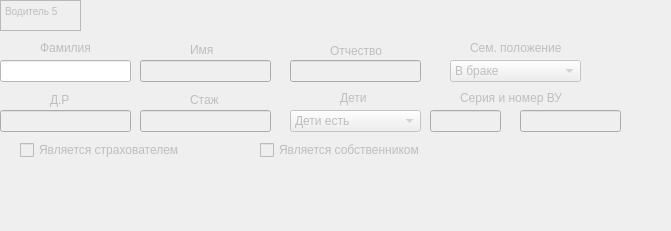
      <widget class="QWidget" name="driver5_data" native="true">
       <property name="enabled">
        <bool>false</bool>
       </property>
       <property name="geometry">
        <rect>
         <x>10</x>
         <y>1290</y>
         <width>671</width>
         <height>231</height>
        </rect>
       </property>
       <property name="styleSheet">
        <string notr="true"/>
       </property>
       <widget class="QCheckBox" name="driver5_owner">
        <property name="geometry">
         <rect>
          <x>260</x>
          <y>140</y>
          <width>181</width>
          <height>20</height>
         </rect>
        </property>
        <property name="text">
         <string>Является собственником</string>
        </property>
       </widget>
       <widget class="QLabel" name="label_50">
        <property name="geometry">
         <rect>
          <x>40</x>
          <y>40</y>
          <width>61</width>
          <height>16</height>
         </rect>
        </property>
        <property name="text">
         <string>Фамилия</string>
        </property>
        <property name="buddy">
         <cstring>driver1_last_name</cstring>
        </property>
       </widget>
       <widget class="QLabel" name="label_51">
        <property name="geometry">
         <rect>
          <x>190</x>
          <y>90</y>
          <width>31</width>
          <height>20</height>
         </rect>
        </property>
        <property name="text">
         <string>Стаж</string>
        </property>
        <property name="buddy">
         <cstring>driver1_driver_age</cstring>
        </property>
       </widget>
       <widget class="QLineEdit" name="driver5_middle_name">
        <property name="geometry">
         <rect>
          <x>290</x>
          <y>60</y>
          <width>131</width>
          <height>22</height>
         </rect>
        </property>
       </widget>
       <widget class="QLabel" name="label_52">
        <property name="geometry">
         <rect>
          <x>330</x>
          <y>40</y>
          <width>55</width>
          <height>21</height>
         </rect>
        </property>
        <property name="text">
         <string>Отчество</string>
        </property>
        <property name="buddy">
         <cstring>driver1_middle_name</cstring>
        </property>
       </widget>
       <widget class="QLineEdit" name="driver5_birthday_date">
        <property name="geometry">
         <rect>
          <x>0</x>
          <y>110</y>
          <width>131</width>
          <height>22</height>
         </rect>
        </property>
       </widget>
       <widget class="QLineEdit" name="driver5_last_name">
        <property name="geometry">
         <rect>
          <x>0</x>
          <y>60</y>
          <width>131</width>
          <height>22</height>
         </rect>
        </property>
        <property name="styleSheet">
         <string notr="true">background-color: rgb(255, 255, 255);</string>
        </property>
       </widget>
       <widget class="QLabel" name="label_53">
        <property name="geometry">
         <rect>
          <x>50</x>
          <y>90</y>
          <width>21</width>
          <height>20</height>
         </rect>
        </property>
        <property name="text">
         <string>Д.Р</string>
        </property>
        <property name="buddy">
         <cstring>driver1_birthday_date</cstring>
        </property>
       </widget>
       <widget class="QCheckBox" name="driver5_insured">
        <property name="geometry">
         <rect>
          <x>20</x>
          <y>140</y>
          <width>181</width>
          <height>20</height>
         </rect>
        </property>
        <property name="text">
         <string>Является страхователем</string>
        </property>
       </widget>
       <widget class="QLineEdit" name="driver5_driver_age">
        <property name="geometry">
         <rect>
          <x>140</x>
          <y>110</y>
          <width>131</width>
          <height>22</height>
         </rect>
        </property>
       </widget>
       <widget class="QLabel" name="label_54">
        <property name="geometry">
         <rect>
          <x>190</x>
          <y>40</y>
          <width>31</width>
          <height>20</height>
         </rect>
        </property>
        <property name="text">
         <string>Имя</string>
        </property>
        <property name="buddy">
         <cstring>driver1_main_name</cstring>
        </property>
       </widget>
       <widget class="QLineEdit" name="driver5_main_name">
        <property name="geometry">
         <rect>
          <x>140</x>
          <y>60</y>
          <width>131</width>
          <height>22</height>
         </rect>
        </property>
       </widget>
       <widget class="QTextBrowser" name="driver5_text_tip">
        <property name="geometry">
         <rect>
          <x>0</x>
          <y>0</y>
          <width>81</width>
          <height>31</height>
         </rect>
        </property>
        <property name="html">
         <string>&lt;!DOCTYPE HTML PUBLIC &quot;-//W3C//DTD HTML 4.0//EN&quot; &quot;http://www.w3.org/TR/REC-html40/strict.dtd&quot;&gt;
&lt;html&gt;&lt;head&gt;&lt;meta name=&quot;qrichtext&quot; content=&quot;1&quot; /&gt;&lt;style type=&quot;text/css&quot;&gt;
p, li { white-space: pre-wrap; }
&lt;/style&gt;&lt;/head&gt;&lt;body style=&quot; font-family:'MS Shell Dlg 2'; font-size:7.8pt; font-weight:400; font-style:normal;&quot;&gt;
&lt;p style=&quot; margin-top:0px; margin-bottom:0px; margin-left:0px; margin-right:0px; -qt-block-indent:0; text-indent:0px;&quot;&gt;Водитель 5&lt;/p&gt;&lt;/body&gt;&lt;/html&gt;</string>
        </property>
       </widget>
       <widget class="QComboBox" name="driver5_child">
        <property name="geometry">
         <rect>
          <x>290</x>
          <y>110</y>
          <width>131</width>
          <height>22</height>
         </rect>
        </property>
        <item>
         <property name="text">
          <string>Дети есть</string>
         </property>
        </item>
        <item>
         <property name="text">
          <string>Детей нет</string>
         </property>
        </item>
       </widget>
       <widget class="QLabel" name="label_55">
        <property name="geometry">
         <rect>
          <x>340</x>
          <y>90</y>
          <width>41</width>
          <height>16</height>
         </rect>
        </property>
        <property name="text">
         <string>Дети</string>
        </property>
       </widget>
       <widget class="QComboBox" name="driver5_status">
        <property name="geometry">
         <rect>
          <x>450</x>
          <y>60</y>
          <width>131</width>
          <height>22</height>
         </rect>
        </property>
        <item>
         <property name="text">
          <string>В браке</string>
         </property>
        </item>
        <item>
         <property name="text">
          <string>Не в браке</string>
         </property>
        </item>
       </widget>
       <widget class="QLabel" name="label_56">
        <property name="geometry">
         <rect>
          <x>470</x>
          <y>40</y>
          <width>101</width>
          <height>16</height>
         </rect>
        </property>
        <property name="text">
         <string>Сем. положение</string>
        </property>
       </widget>
       <widget class="QLineEdit" name="driver5_license_number">
        <property name="geometry">
         <rect>
          <x>430</x>
          <y>110</y>
          <width>71</width>
          <height>22</height>
         </rect>
        </property>
       </widget>
       <widget class="QLineEdit" name="driver5_license_series">
        <property name="geometry">
         <rect>
          <x>520</x>
          <y>110</y>
          <width>101</width>
          <height>22</height>
         </rect>
        </property>
       </widget>
       <widget class="QLabel" name="label_57">
        <property name="geometry">
         <rect>
          <x>460</x>
          <y>90</y>
          <width>111</width>
          <height>16</height>
         </rect>
        </property>
        <property name="text">
         <string>Серия и номер ВУ</string>
        </property>
       </widget>
      </widget>
